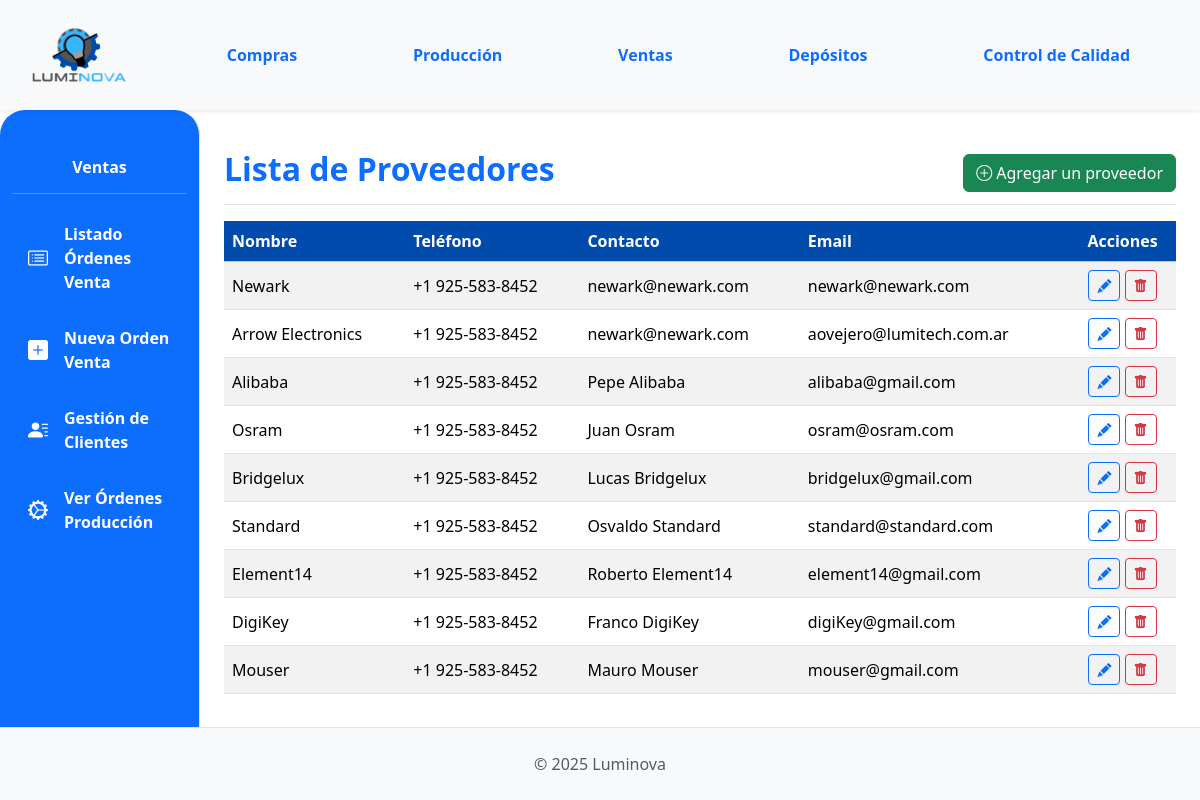
Page /deposito/ventas/proveedores/proveedor/ on the committed database.
### App_LUMINOVA/models.py (models this page shows, shortened)
class Proveedor(models.Model):
    nombre = models.CharField(max_length=100, unique=True)
    contacto = models.CharField(max_length=100, blank=True)
    telefono = models.CharField(max_length=25, blank=True)
    email = models.EmailField(blank=True, null=True)

### App_LUMINOVA/views_proveedores.py (the view)
class ProveedorListView(ListView):
    model = Proveedor
    template_name = "ventas/proveedores/proveedor_list.html"
    context_object_name = "proveedores"

### App_LUMINOVA/context_processors.py (called while the page is built, shortened)
def notificaciones_context(request):
    if not request.user.is_authenticated:
        return {}

def puede_ver_deposito_sidebar(request):
    user = getattr(request, 'user', None)
    if not user or not user.is_authenticated:
        return {'puede_ver_deposito_sidebar': False}

### App_LUMINOVA/templates/ventas/proveedores/proveedor_list.html (shortened to what this page needs)
{% extends 'padre.html' %}
{% load static %}
{% load django_bootstrap5 %}
{% block sidebar_content %}
    {% include 'ventas/ventas_sidebar.html' %}
{% endblock %}
{% block content %}
<div class="d-flex justify-content-between flex-wrap flex-md-nowrap align-items-center pt-3 pb-2 mb-3 border-bottom">
    <h1 class="h2 fw-bold text-primary">Lista de Proveedores</h1>
    <div class="btn-toolbar mb-2 mb-md-0">
        <a href="{% url 'App_LUMINOVA:proveedor_create' %}" class="btn btn-success">
            <i class="bi bi-plus-circle"></i> Agregar un proveedor
        </a>
    </div>
</div>
<div class="table-responsive mt-3">
    <table class="table table-striped table-hover align-middle">
        <thead class="table-light">
            <tr>
                <th class="align-middle color-thead" style="background-color: #014BAC; color: white;">Nombre</th>
                <th class="align-middle color-thead" style="background-color: #014BAC; color: white;">Teléfono</th>
                <th class="align-middle color-thead" style="background-color: #014BAC; color: white;">Contacto</th>
                <th class="align-middle color-thead" style="background-color: #014BAC; color: white;">Email</th>
                <th class="text-center align-middle color-thead" style="background-color: #014BAC; color: white;">Acciones</th>
            </tr>
        </thead>
        <tbody>
            {% for proveedor in proveedores %}
            <tr>
                <td>{{ proveedor.nombre }}</td>
                <td>{{ proveedor.telefono }}</td>
                <td>{{ proveedor.contacto }}</td>
                <td> {{proveedor.email}} </td>
                <td class="text-center">
                    <a href="{% url 'App_LUMINOVA:proveedor_edit' proveedor.pk %}" class="btn btn-sm btn-outline-primary"><i class="bi bi-pencil-fill"></i></a>
                    <a href="{% url 'App_LUMINOVA:proveedor_delete' proveedor.pk %}" class="btn btn-sm btn-outline-danger"><i class="bi bi-trash-fill"></i></a>
                </td>
            </tr>
            {% empty %}
            <tr>
                <td colspan="8" class="text-center fst-italic text-muted">No hay proveedores registrados.</td>
            </tr>
            {% endfor %}
        </tbody>
    </table>
</div>
{% endblock %}

### App_LUMINOVA/static/css/custom.css (style rules this page uses)
html, body { height: 100%; margin: 0; }
body { display: flex; flex-direction: column; min-height: 100vh; }

### rows in the picture
Proveedor: nombre "Newark", telefono "+1 925-583-8452", contacto "newark@newark.com", email "newark@newark.com"
Proveedor: nombre "Arrow Electronics", telefono "+1 925-583-8452", contacto "newark@newark.com", email "aovejero@lumitech.com.ar"
Proveedor: nombre "Alibaba", telefono "+1 925-583-8452", contacto "Pepe Alibaba", email "alibaba@gmail.com"
Proveedor: nombre "Osram", telefono "+1 925-583-8452", contacto "Juan Osram", email "osram@osram.com"
Proveedor: nombre "Bridgelux", telefono "+1 925-583-8452", contacto "Lucas Bridgelux", email "bridgelux@gmail.com"
Proveedor: nombre "Standard", telefono "+1 925-583-8452", contacto "Osvaldo Standard", email "standard@standard.com"
Proveedor: nombre "Element14", telefono "+1 925-583-8452", contacto "Roberto Element14", email "element14@gmail.com"
Proveedor: nombre "DigiKey", telefono "+1 925-583-8452", contacto "Franco DigiKey", email "digiKey@gmail.com"
Proveedor: nombre "Mouser", telefono "+1 925-583-8452", contacto "Mauro Mouser", email "mouser@gmail.com"
